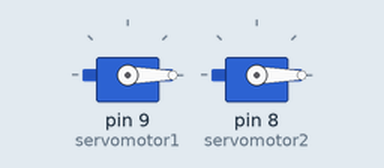
Simulated run of this sketch. Board: Arduino Uno, built with avr-gcc and run on an emulated ATmega328P. Shown: 2 × servo.

Above: at 0.05 s.
At 0.9 s:
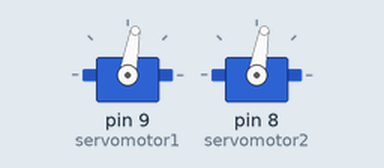
At 1.8 s:
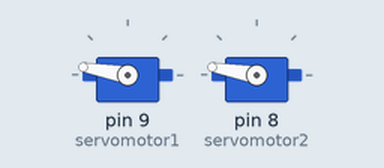
At 3.6 s:
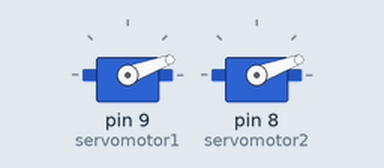
Timing chart, 0 to 8.8 s (numbered marks = the images above):
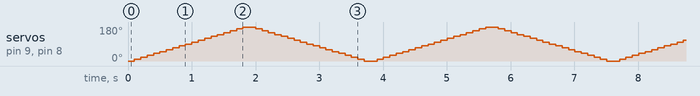

The sketch:

2servo.ino
```cpp
//ndev
#include <Servo.h>

Servo servomotor1;
Servo servomotor2;

void setup() {
  servomotor1.attach(9);
  servomotor2.attach(8);
}

void loop() {
  for(int i=0; i<=180; i+=10){
    servomotor1.write(i);
    servomotor2.write(i);
    delay(100);
  }
  for(int i=180; i>=0; i-=10){
    servomotor1.write(i);
    servomotor2.write(i);
    delay(100);
  }
}
```
